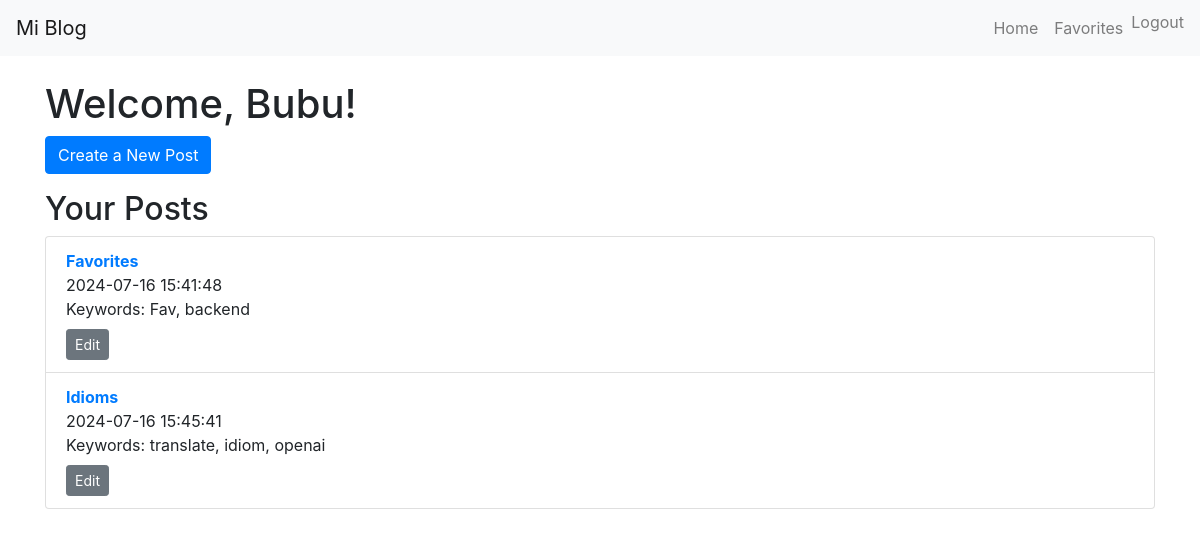
The app's page /user_area (signed in) with its own data.
### app/models.py (models this page shows, shortened)
class User(UserMixin, db.Model):
    id = db.Column(db.Integer, primary_key=True)
    email = db.Column(db.String(120), unique=True, nullable=False)
    nickname = db.Column(db.String(80), unique=True, nullable=False)
    password_hash = db.Column(db.String(128), nullable=False)
    posts = db.relationship('Post', backref='author', lazy=True)
    comments = db.relationship('Comment', backref='author', lazy=True)
    favorites = db.relationship('Post', secondary='favorites', backref=db.backref('favorited_by', lazy='dynamic'))

class Post(db.Model):
    id = db.Column(db.Integer, primary_key=True)
    title = db.Column(db.String(100), nullable=False)
    content = db.Column(db.Text, nullable=False)
    date_posted = db.Column(db.DateTime, nullable=False, default=datetime.utcnow)
    keywords = db.Column(db.String(100), nullable=True)
    user_id = db.Column(db.Integer, db.ForeignKey('user.id'), nullable=False)
    comments = db.relationship('Comment', backref='post', lazy=True)

### app/routes.py (the view)
@bp.route('/user_area')
@login_required
def user_area():
    posts = Post.query.filter_by(user_id=current_user.id).all()
    logout_form = LogoutForm()
    return render_template('user_area.html', posts=posts, logout_form=logout_form)

### app/models.py (called while the page is built)
@login_manager.user_loader
def load_user(user_id):
    return User.query.get(int(user_id))

### app/templates/user_area.html (shortened to what this page needs)
<!DOCTYPE html>
<html lang="en">
<head>
    <link rel="stylesheet" href="https://stackpath.bootstrapcdn.com/bootstrap/4.5.2/css/bootstrap.min.css">
</head>
<body>
    <nav class="navbar navbar-expand-lg navbar-light bg-light fixed-top">
        <a class="navbar-brand" href="{{ url_for('main.home') }}">Mi Blog</a>
        <div class="collapse navbar-collapse" id="navbarNav">
            <ul class="navbar-nav ml-auto">
                <li class="nav-item">
                    <a class="nav-link" href="{{ url_for('main.home') }}">Home</a>
                </li>
                <li class="nav-item">
                    <a class="nav-link" href="{{ url_for('main.favorites') }}">Favorites</a>
                </li>
                <li class="nav-item">
                    <form action="{{ url_for('main.logout') }}" method="POST" style="display:inline;">
                        <button class="nav-link btn btn-link" type="submit" style="display:inline; border:none; background:none; padding:0;">Logout</button>
                    </form>
                </li>
            </ul>
        </div>
    </nav>
    <div class="container" style="margin-top: 80px;">
        <h1>Welcome, {{ current_user.nickname }}!</h1>
        <a href="{{ url_for('main.new_post') }}" class="btn btn-primary mb-3">Create a New Post</a>
        <h2>Your Posts</h2>
        <ul class="list-group">
            {% for post in posts %}
            <li class="list-group-item">
                <a href="{{ url_for('main.view_post', post_id=post.id) }}">
                    <strong>{{ post.title }}</strong>
                </a><br>
                {{ post.date_posted.strftime('%Y-%m-%d %H:%M:%S') }}<br>
                Keywords: {{ post.keywords }}<br>
                <a href="{{ url_for('main.edit_post', post_id=post.id) }}" class="btn btn-secondary btn-sm mt-2">Edit</a>
            </li>
            {% endfor %}
        </ul>
    </div>
</body>
</html>

### records on screen
User: nickname "Bubu"
Post: title "Favorites", date_posted "2024-07-16 15:41:48", keywords "Fav, backend"
Post: title "Idioms", date_posted "2024-07-16 15:45:41", keywords "translate, idiom, openai"
